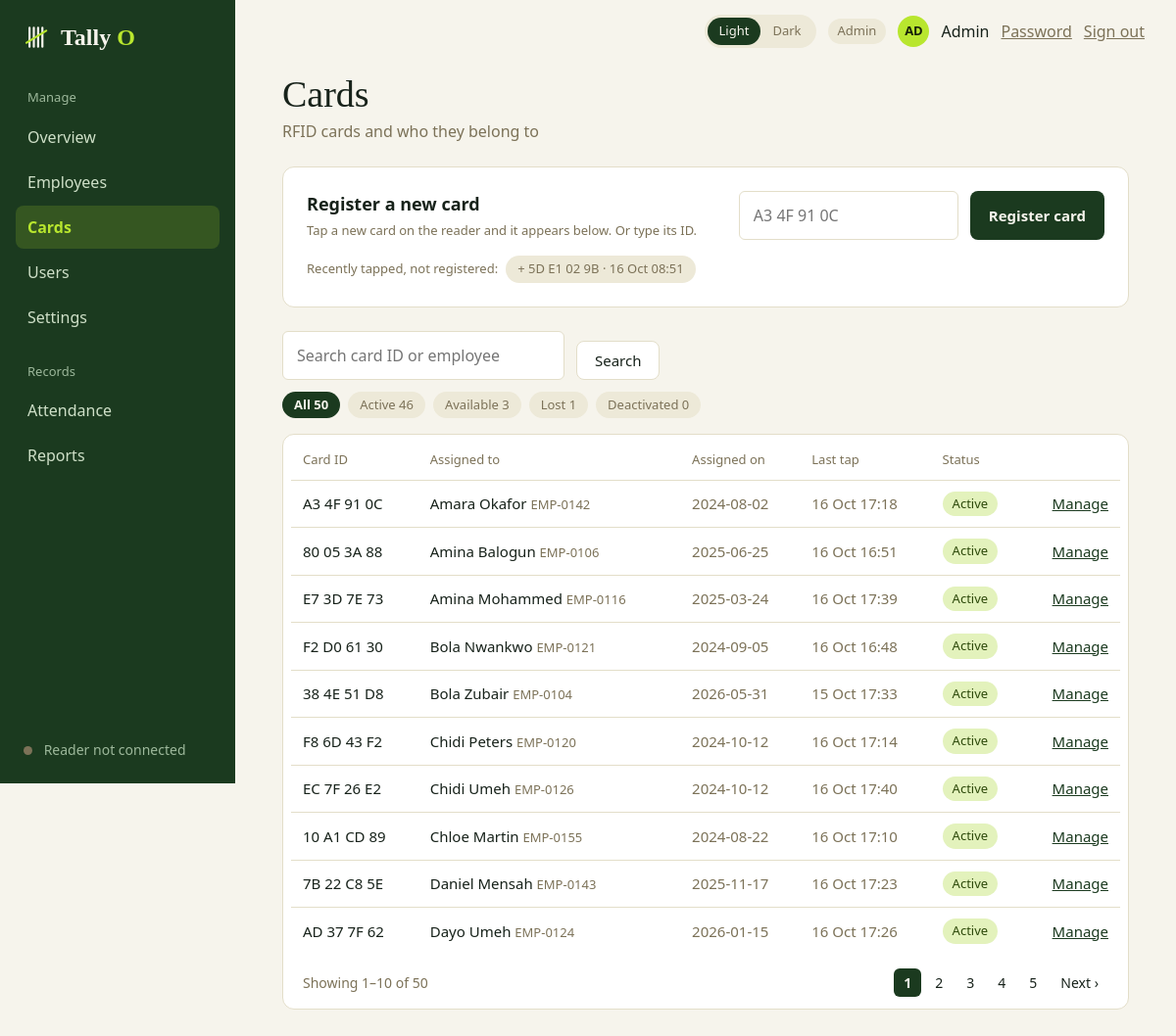
The page /admin/cards (signed in) on the database its author committed.
### tables this page shows
CREATE TABLE cards (
    id          INTEGER PRIMARY KEY,
    uid         TEXT NOT NULL UNIQUE,                   -- normalised: 'A3 4F 91 0C'
    employee_id INTEGER REFERENCES employees(id),
    status      TEXT NOT NULL DEFAULT 'available'
                CHECK (status IN ('available', 'active', 'lost', 'deactivated')),
    assigned_on TEXT,
    created_at  TEXT NOT NULL DEFAULT (datetime('now', 'localtime')),
    CHECK (status <> 'active'    OR employee_id IS NOT NULL),
    CHECK (status <> 'available' OR employee_id IS NULL)
);

CREATE TABLE employees (
    id            INTEGER PRIMARY KEY,
    employee_code TEXT    NOT NULL UNIQUE,              -- e.g. EMP-0142
    full_name     TEXT    NOT NULL,
    department    TEXT    NOT NULL,
    email         TEXT,
    joined_on     TEXT    NOT NULL,
    is_active     INTEGER NOT NULL DEFAULT 1 CHECK (is_active IN (0, 1))
);

### admin.py (the view)
@bp.route("/cards")
@admin_only
def cards():
    q = request.args.get("q", "").strip()[:60]
    status = request.args.get("status", "")
    if status not in queries.CARD_STATUSES:
        status = ""
    conn = db.get_db()
    return render_template(
        "admin_cards.html", result=queries.list_cards(conn, q, status, request.args.get("page", 1, type=int)),
        counts=queries.card_counts(conn), recent=card_service.recent_unregistered(conn),
        q=q, status=status, keep={"q": q or None, "status": status or None},
        today=date.today().isoformat(), **shell_context("Cards"))

### app.py (called while the page is built)
@app.context_processor
def inject_globals():
    return {"APP_NAME": APP_NAME, "APP_TAGLINE": APP_TAGLINE,
            "csrf_token": auth.csrf_token, "safe_url": safe_url,
            "reader": reader.status()}

@app.after_request
def no_store_when_signed_in(response):
    if "user" in session and request.endpoint != "static":
        response.headers["Cache-Control"] = "no-store"
    return response

### auth.py (called while the page is built)
def csrf_token():
    if "csrf" not in session:
        session["csrf"] = secrets.token_hex(16)
    return session["csrf"]

def login_required(view):
    @wraps(view)
    def wrapped(*args, **kwargs):
        user = session.get("user")
        if not user:
            return redirect(url_for("auth.login"))
        row = get_db().execute("SELECT is_active, must_change_password FROM users WHERE id = ?",
                               (user["id"],)).fetchone()
        if row is None or not row["is_active"]:       # deactivated since they signed in
            session.clear()
            return redirect(url_for("auth.login"))
        if row["must_change_password"] and request.endpoint not in ("account.password", "auth.logout"):
            return redirect(url_for("account.password"))
        return view(*args, **kwargs)
    return wrapped

def role_required(*roles):
    def decorator(view):
        @wraps(view)
        @login_required
        def wrapped(*args, **kwargs):
            if session["user"]["role"] not in roles:
                abort(403)
            return view(*args, **kwargs)
        return wrapped
    return decorator

### card_service.py (called while the page is built)
def recent_unregistered(db, limit=5):
    return db.execute("""
        SELECT card_uid, MAX(tapped_at) AS last_tap, COUNT(*) AS taps
        FROM tap_log
        WHERE result = 'unregistered' AND card_uid NOT IN (SELECT uid FROM cards)
        GROUP BY card_uid ORDER BY last_tap DESC LIMIT ?""", (limit,)).fetchall()

### db.py (called while the page is built)
def connect(path=DEFAULT_DB):
    Path(path).parent.mkdir(parents=True, exist_ok=True)
    conn = sqlite3.connect(str(path), isolation_level=None, timeout=10)  # we run transactions ourselves
    conn.row_factory = sqlite3.Row            # rows behave like dicts: row["name"]
    conn.execute("PRAGMA foreign_keys = ON")  # SQLite ignores foreign keys unless asked
    conn.execute("PRAGMA journal_mode = WAL") # readers don't block the writer
    return conn

def get_db():
    if "db" not in g:
        g.db = connect(current_app.config["DATABASE"])
    return g.db

### templates/admin_cards.html (shortened to what this page needs)
{% extends "app_shell.html" %}
{% block content %}
  <h1 class="page-title">Cards</h1>
  <p class="muted mt-1">RFID cards and who they belong to</p>
  <section class="card card-pad mt-5">
    <div class="register">
      <div>
        <h2 class="section-title">Register a new card</h2>
        <p class="muted small mt-1">Tap a new card on the reader and it appears below. Or type its ID.</p>
      </div>
      <form class="register-form" method="post" action="{{ url_for('admin.card_register') }}">
        <input class="input" type="text" name="uid" placeholder="A3 4F 91 0C" autocomplete="off"
               spellcheck="false" aria-label="Card ID" required>
        <button class="btn" type="submit">Register card</button>
      </form>
    </div>
    {% if recent %}
      <div class="recent-list">
        <span class="muted small">Recently tapped, not registered:</span>
        {% for r in recent %}
          <form class="inline-form" method="post" action="{{ url_for('admin.card_register') }}">
            <button class="chip chip-button" type="submit" title="Register this card">+ {{ r.card_uid }} · {{ r.last_tap | when(today) }}</button>
          </form>
        {% endfor %}
      </div>
    {% endif %}
  </section>
  <form class="toolbar mt-5" method="get" action="{{ url_for('admin.cards') }}">
    <input class="input toolbar-search" type="search" name="q" value="{{ q }}"
           placeholder="Search card ID or employee" aria-label="Search cards">
    <button class="btn btn-secondary" type="submit">Search</button>
  </form>
  <div class="chips">
    <a class="chip" href="{{ url_for('admin.cards', q=q or None) }}" {% if not status %}aria-current="true"{% endif %}>All {{ counts.all }}</a>
    {% for key, label in (('active', 'Active'), ('available', 'Available'), ('lost', 'Lost'), ('deactivated', 'Deactivated')) %}
      <a class="chip" href="{{ url_for('admin.cards', q=q or None, status=key) }}" {% if status == key %}aria-current="true"{% endif %}>{{ label }} {{ counts[key] }}</a>
    {% endfor %}
  </div>
  <div class="card table-card mt-4">
    <table class="table">
      <thead><tr><th>Card ID</th><th>Assigned to</th><th>Assigned on</th><th>Last tap</th><th>Status</th><th></th></tr></thead>
      <tbody>
        {% for c in result.rows %}
          <tr>
            <td>{{ c.uid }}</td>
            <td>{% if c.owner %}{{ c.owner }} <span class="muted small">{{ c.owner_code }}</span>{% else %}<span class="muted">Unassigned</span>{% endif %}</td>
            <td class="muted">{{ c.assigned_on or '–' }}</td>
            <td class="muted">{{ c.last_tap | when(today) if c.last_tap else '–' }}</td>
            <td>
              {% if c.status == 'active' %}<span class="pill pill-ok">Active</span>
              {% elif c.status == 'lost' %}<span class="pill pill-bad">Lost</span>
              {% else %}<span class="pill">{{ c.status | capitalize }}</span>{% endif %}
            </td>
            <td class="right">
              {% if c.status == 'available' %}<a href="{{ url_for('admin.card_assign', card_id=c.id) }}">Assign</a>
              {% elif c.owner_id %}<a href="{{ url_for('admin.employee_card', employee_id=c.owner_id) }}">Manage</a>{% endif %}
            </td>
          </tr>
        {% else %}
          <tr><td colspan="6" class="empty-cell">No cards match your search.</td></tr>
        {% endfor %}
      </tbody>
    </table>
    {% if result.total %}
      <div class="pager">
        <span class="muted">Showing {{ result.first }}–{{ result.last }} of {{ result.total }}</span>
        {% if result.pages > 1 %}
          <nav aria-label="Pages">
            {% for n in result.numbers %}
              {% if n is none %}<span class="page muted">…</span>
              {% elif n == result.page %}<a href="#" aria-current="page">{{ n }}</a>
              {% else %}<a href="{{ url_for('admin.cards', page=n, **keep) }}">{{ n }}</a>{% endif %}
            {% endfor %}
            {% if result.page < result.pages %}<a href="{{ url_for('admin.cards', page=result.page + 1, **keep) }}">Next ›</a>{% endif %}
          </nav>
        {% endif %}
      </div>
    {% endif %}
  </div>
{% endblock %}

### static/css/base.css (style rules this page uses)
:root { --font-sans: Calibri, Carlito, "Segoe UI", system-ui, -apple-system, sans-serif; --font-serif: Charter, "Bitstream Charter", "Sitka Text", Cambria, Georgia, serif; --space-1: 0.25rem; --space-2: 0.5rem; --space-3: 0.75rem; --space-4: 1rem; --space-5: 1.5rem; --space-6: 2rem; --space-7: 3rem; --radius-sm: 6px; --radius-md: 8px; --radius-lg: 12px; --radius-pill: 999px; --sidebar-width: 240px; }
:root, html[data-theme="light"] { color-scheme: light; --bg: #F6F4EC; --surface: #FFFFFF; --text: #17221A; --muted: #7C7258; --subtle: #5C6558; --line: #E3DEC9; --soft: #EDE9D8; --primary: #1B3A1F; --on-primary: #F6F4EC; --accent: #B8E62E; --on-accent: #17200A; --link: #1B3A1F; --brand-accent: #7DB82A; --ring: rgba(27, 58, 31, 0.25); --ok-bg: #E3F2BC; --ok-fg: #2E4A0B; --late-bg: #F8E7BE; --late-fg: #6B4A08; --bad-bg: #F4DAD2; --bad-fg: #7A2E22; --sidebar-bg: #1B3A1F; --sidebar-text: #CFE0C8; --sidebar-muted: #9DB89B; --sidebar-active-bg: rgba(184, 230, 46, 0.16); --sidebar-active-text: #B8E62E; }
*, *::before, *::after { box-sizing: border-box; }
* { margin: 0; }
html { -webkit-text-size-adjust: 100%; }
body { font-family: var(--font-sans); font-size: 1rem; line-height: 1.5; color: var(--text); background: var(--bg); -webkit-font-smoothing: antialiased; }
button, input, select, textarea { font: inherit; color: inherit; }
a { color: var(--link); }
.page-title { font-family: var(--font-serif); font-weight: 400; font-size: 2.375rem; line-height: 1.1; }
.section-title { font-size: 1.125rem; font-weight: 700; }
.muted { color: var(--muted); }
.btn { display: inline-flex; align-items: center; justify-content: center; gap: var(--space-2); padding: 0.625rem 1.125rem; border: 1px solid transparent; border-radius: var(--radius-md); background: var(--primary); color: var(--on-primary); font-size: 0.9375rem; font-weight: 700; line-height: 1.2; text-decoration: none; cursor: pointer; }
.btn-secondary { background: var(--surface); color: var(--text); border-color: var(--line); font-weight: 400; }
.card { background: var(--surface); border: 1px solid var(--line); border-radius: var(--radius-lg); }
.card-pad { padding: var(--space-5); }
.table-card { padding: var(--space-4) var(--space-2) var(--space-2); overflow-x: auto; }
.pill { display: inline-block; padding: 0.1875rem 0.625rem; border-radius: var(--radius-pill); background: var(--soft); color: var(--muted); font-size: 0.8125rem; white-space: nowrap; }
.pill-ok { background: var(--ok-bg); color: var(--ok-fg); }
.table { width: 100%; border-collapse: collapse; font-size: 0.9375rem; }
.table th { padding: 0 0.75rem 0.625rem; text-align: left; font-size: 0.8125rem; font-weight: 400; color: var(--muted); }
.table td { padding: 0.6875rem 0.75rem; border-top: 1px solid var(--line); }
.input { width: 100%; padding: 0.75rem 0.875rem; background: var(--surface); border: 1px solid var(--line); border-radius: var(--radius-sm); }
.inline-form { display: inline; }
.mt-1 { margin-top: var(--space-1); }
.mt-4 { margin-top: var(--space-4); }

### rows shown on the page
cards: uid "A3 4F 91 0C", owner "Amara Okafor", owner_code "EMP-0142", assigned_on "2024-08-02", last_tap|when "16 Oct 17:18", status "Active"
cards: uid "80 05 3A 88", owner "Amina Balogun", owner_code "EMP-0106", assigned_on "2025-06-25", last_tap|when "16 Oct 16:51", status "Active"
cards: uid "E7 3D 7E 73", owner "Amina Mohammed", owner_code "EMP-0116", assigned_on "2025-03-24", last_tap|when "16 Oct 17:39", status "Active"
cards: uid "F2 D0 61 30", owner "Bola Nwankwo", owner_code "EMP-0121", assigned_on "2024-09-05", last_tap|when "16 Oct 16:48", status "Active"
cards: uid "38 4E 51 D8", owner "Bola Zubair", owner_code "EMP-0104", assigned_on "2026-05-31", last_tap|when "15 Oct 17:33", status "Active"
cards: uid "F8 6D 43 F2", owner "Chidi Peters", owner_code "EMP-0120", assigned_on "2024-10-12", last_tap|when "16 Oct 17:14", status "Active"
cards: uid "EC 7F 26 E2", owner "Chidi Umeh", owner_code "EMP-0126", assigned_on "2024-10-12", last_tap|when "16 Oct 17:40", status "Active"
cards: uid "10 A1 CD 89", owner "Chloe Martin", owner_code "EMP-0155", assigned_on "2024-08-22", last_tap|when "16 Oct 17:10", status "Active"
cards: uid "7B 22 C8 5E", owner "Daniel Mensah", owner_code "EMP-0143", assigned_on "2025-11-17", last_tap|when "16 Oct 17:23", status "Active"
cards: uid "AD 37 7F 62", owner "Dayo Umeh", owner_code "EMP-0124", assigned_on "2026-01-15", last_tap|when "16 Oct 17:26", status "Active"

### other values the page prints
{{ APP_NAME[:-1] }} "Tally"
{{ APP_NAME[-1]|upper }} "O"
{{ group.label }} "Manage" "Records"
{{ link.name }} "Overview" "Employees" "Cards" "Users" "Settings" "Attendance" "Reports"
{{ reader.label }} "Reader not connected"
{{ role_label }} "Admin"
{{ user_initials }} "AD"
{{ user_name }} "Admin"
{{ r.card_uid }} "5D E1 02 9B"
{{ r.last_tap | when(today) }} "16 Oct 08:51"
{{ counts.all }} "50"
{{ label }} "Active" "Available" "Lost" "Deactivated"
{{ counts[key] }} "46" "3" "1" "0"
{{ result.first }} "1"
{{ result.last }} "10"
